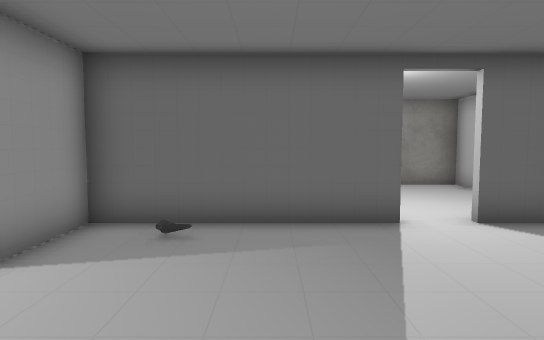
view 1 (above)

16 first-person views from a walk through a 3-D level made in the Unity game engine. The camera is 1.4 m above the floor, tilts 4° down and sees 75° across. Doors are open. The floor is counted in squares, 1 m on a side. Each view is taken from the middle of a square. On the plan, view 1 faces up. The plan holds only what a view shows up to about 15 squares ahead; the rest is blank. The player is left out. Some surface patterns are stand-ins.

view 2
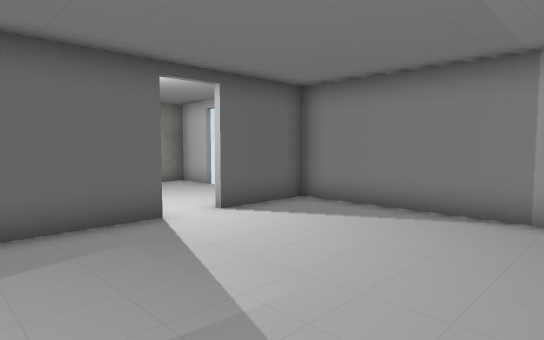

view 3
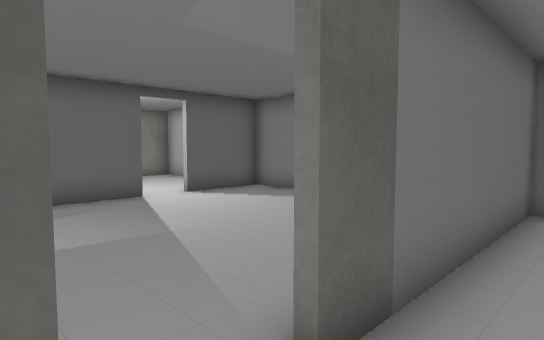

view 4
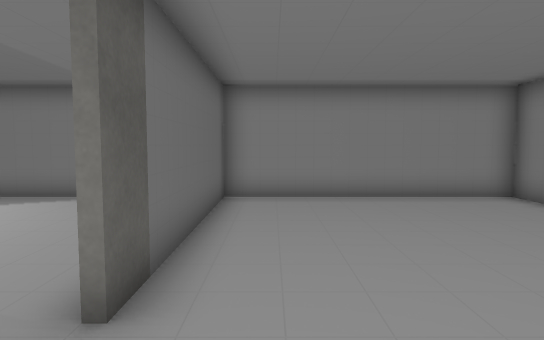

view 5
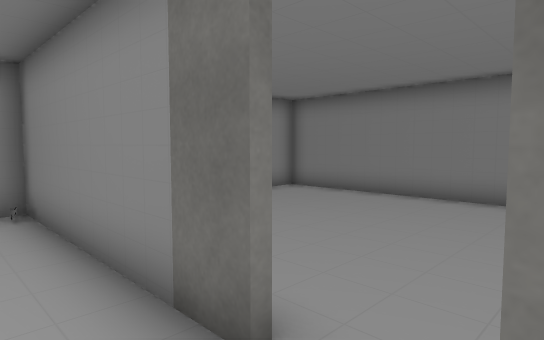

view 6
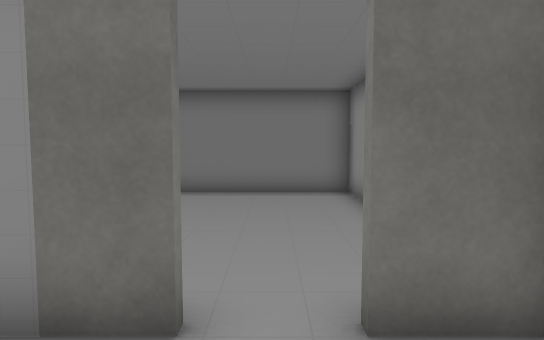

view 7
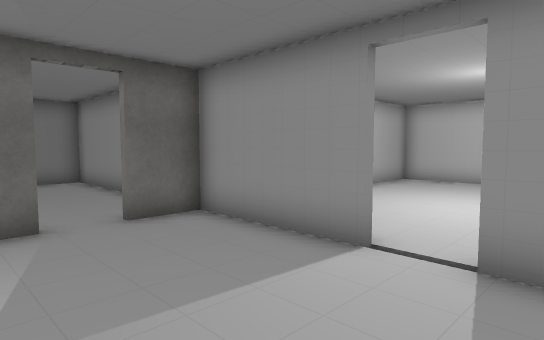

view 8
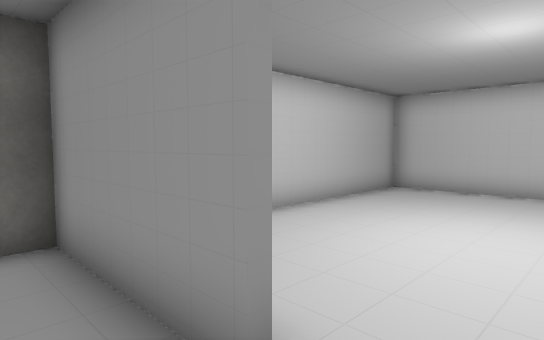

view 9
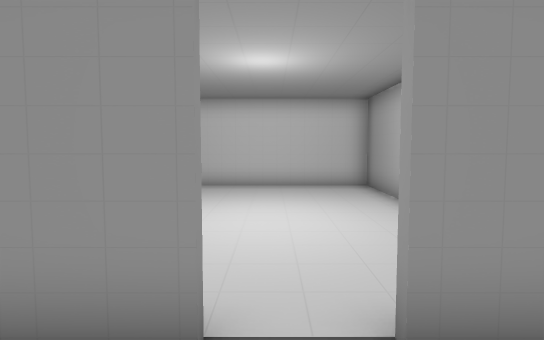

view 10
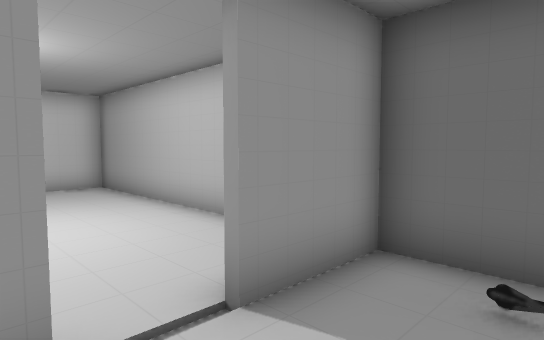

view 11
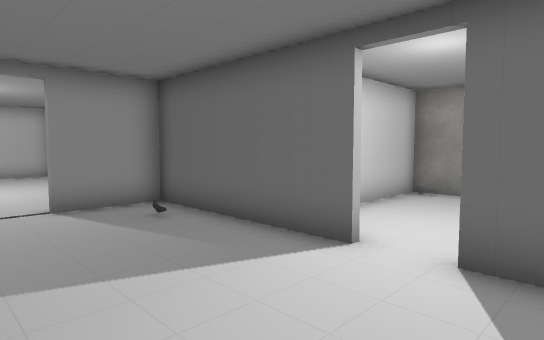

view 12
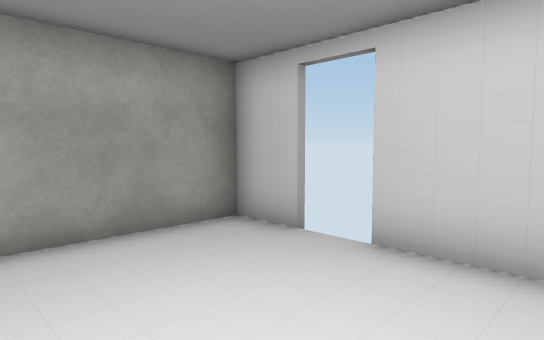

view 13
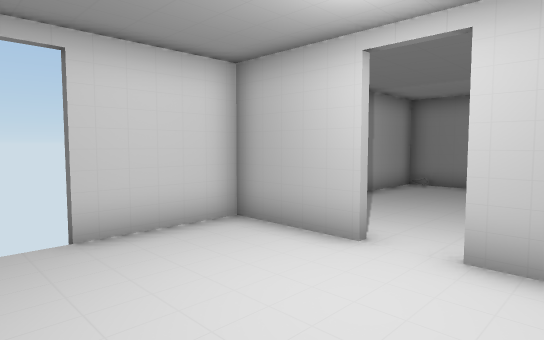

view 14
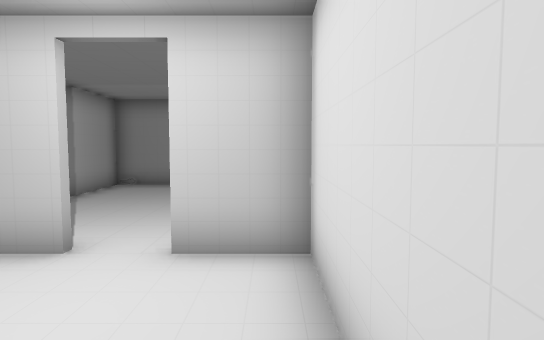

view 15
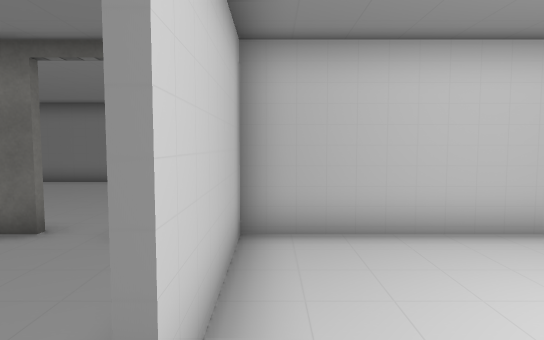

view 16
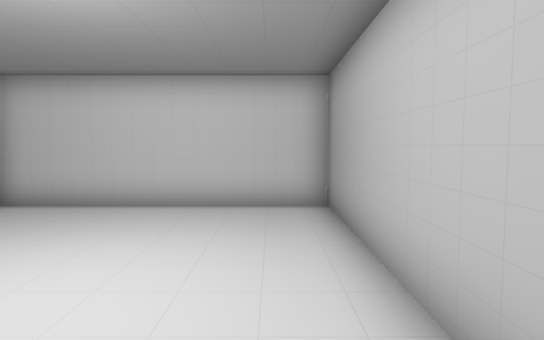

### Floor plan
Points are (right, up) in squares from view 1. A wall is a line through its corners. A room is listed if a view was taken in it or the views show most of it. See-through windows are left out.
Room 1 (views 1, 2, 5, 6, 7, 8, 9, 10, 11)
walls: (-0.4, -1.5) (6.5, -1.5); (2.4, 6.3) (-3.3, 6.3) (-3.3, 3.9); (-3.3, 2.6) (-3.3, -1.5) (-1.6, -1.5); (6.5, -2.1) (6.5, 6.3) (3.6, 6.3)
ways out: open door at (-1, -1.5) to room 2; open door at (3, 6.5) to room 3; open door at (-3, 3.5) to room 4
Room 2 (views 3, 4)
walls: (-3.3, -5.6) (-3.3, -9.5) (6.5, -9.5) (6.5, -2.1); (6.6, -1.7) (-0.4, -1.7)
ways out: open door at (-1, -1.5) to room 1
Room 3 (views 12, 13, 14)
walls: (6.5, 10.9) (6.5, 12.5) (0.5, 12.5) (0.5, 6.5) (2.4, 6.5); (3.6, 6.5) (6.5, 6.5) (6.5, 9.5)
ways out: open door at (3, 6.5) to room 1; open door at (7, 10.5)
objects: other object (1, 12)
Room 4 (views 15, 16)
walls: (-6.6, 6.3) (-13.3, 6.3) (-13.3, -1.5) (-3.5, -1.5) (-3.5, 2.5)
ways out: open door at (-3, 3.5) to room 1

Positions as (right, up) in squares from view 1, and headings:
1: (0, 0), facing up
2: (-1, 0), facing up-right
3: (-2, -3), facing up-right
4: (-3, -3), facing right
5: (-2, 0), facing down-right
6: (-1, 1), facing down
7: (1, 5), facing down-left
8: (-2, 4), facing down-left
9: (-1, 3), facing left
10: (-1, 2), facing up-left
11: (5, 2), facing up-left
12: (2, 7), facing up-right
13: (1, 11), facing down-right
14: (1, 11), facing down
15: (-4, 4), facing down
16: (-5, 5), facing left
